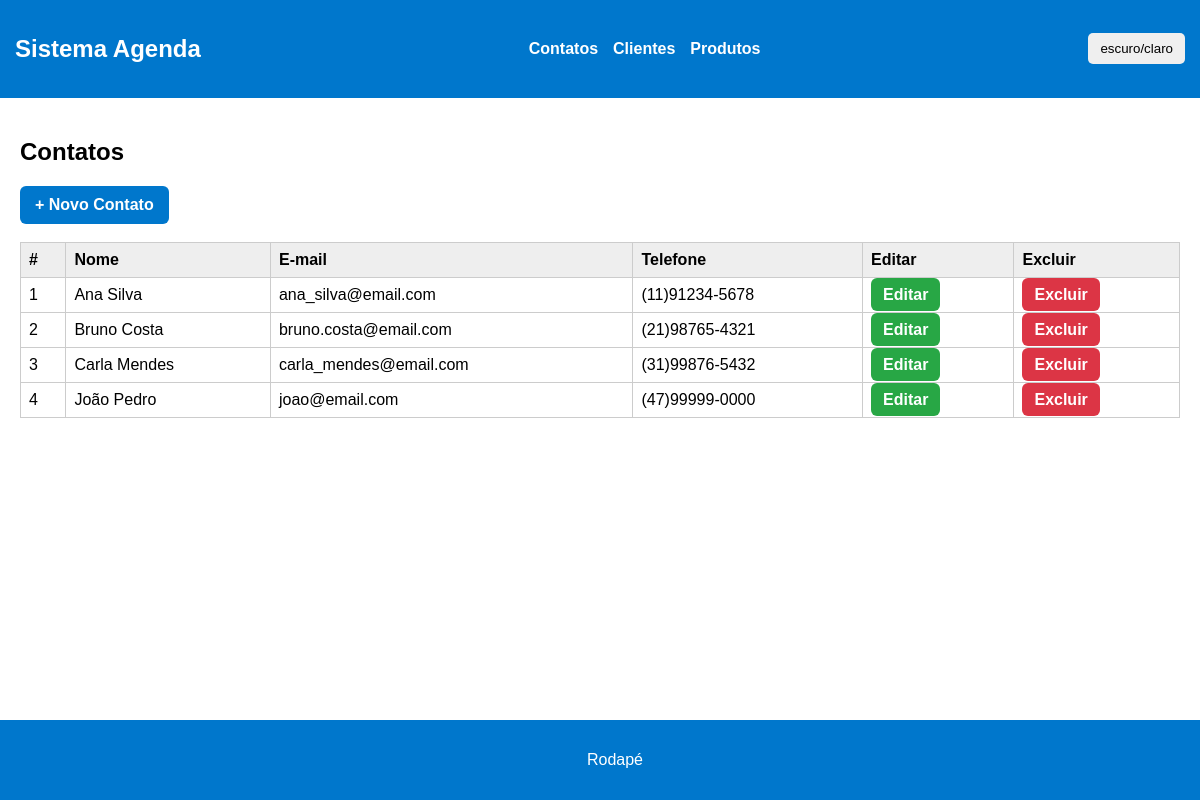
The page / on the database its author committed.
### tables this page shows
CREATE TABLE contatos (
    id INT AUTO_INCREMENT PRIMARY KEY,
    nome VARCHAR(100),
    email VARCHAR(100),
    telefone VARCHAR(14),
    created_at TIMESTAMP DEFAULT CURRENT_TIMESTAMP
);

### models/ContatoModel.php (called while the page is built, shortened)
<?php
class ContatoModel {
    public static function findAll(
        PDO $pdo
    ): array {
        $stmt = $pdo->query(
            "SELECT * FROM contatos
             ORDER BY nome"
        );
        return $stmt->fetchAll();
    }
}

### views/contatos/lista.php (the view)
<h2>Contatos</h2>
<a href="?pagina=form" class="btn-novo">
    + Novo Contato
</a>
<br><br>
<table>
<tr>
    <th>#</th>
    <th>Nome</th>
    <th>E-mail</th>
    <th>Telefone</th>
    <th>Editar</th>
    <th>Excluir</th>
</tr>
<?php foreach ($contatos as $contato): ?>
<tr>
    <td>
        <?= $contato['id'] ?>
    </td>
    <td>
        <?= $contato['nome'] ?>
    </td>
    <td>
        <?= $contato['email'] ?>
    </td>
    <td>
        <?= $contato['telefone'] ?>
    </td>
    <td>
        <a
            class="btn-editar"
            href="editar_contato.php?id=<?= $contato['id'] ?>"
        >
            Editar
        </a>
    </td>
    <td>
        <a
            class="btn-excluir"
            href="excluir_contato.php?id=<?= $contato['id'] ?>"
        >
            Excluir
        </a>
    </td>
</tr>
<?php endforeach; ?>
</table>

### views/cabecalho.php (shortened to what this page needs)
<!DOCTYPE html>
<html lang="pt-BR">
<head>
</head>
<body>
<nav>
    <h2>Sistema Agenda</h2>
    <div class="menu-links">
        <a href="index.php">Contatos</a>
        <a href="clientes.php">Clientes</a>
        <a href="produtos.php">Produtos</a>
    </div>
    <button onclick="alternarModo()">
        escuro/claro
    </button>
</nav>
<div class="container">

### index.php (shortened to what this page needs)
<?php
$pdo = require 'config/database.php';
require 'models/ContatoModel.php';
$pagina = $_GET['pagina'] ?? 'lista';
include 'views/cabecalho.php';
switch ($pagina) {
    default:
        $contatos =
            ContatoModel::findAll($pdo);
        include
            'views/contatos/lista.php';
}
?>
</div>
<footer>
    <p>Rodapé</p>
</footer>
</body>
</html>

### views/cabecalho.php (style rules this page uses)
body { font-family: Arial, sans-serif; margin: 0; background-color: white; color: black; transition: 0.3s; }
nav { background-color: #0077cc; color: white; padding: 15px; display: flex; justify-content: space-between; align-items: center; }
nav button { padding: 8px 12px; border: none; cursor: pointer; border-radius: 5px; }
.container { padding: 20px; }
table { border-collapse: collapse; width: 100%; background-color: white; }
th, td { border: 1px solid #ccc; padding: 8px; text-align: left; }
th { background-color: #eee; }
.btn-novo { display: inline-block; background-color: #0077cc; color: white; padding: 10px 15px; text-decoration: none; border-radius: 6px; font-weight: bold; transition: 0.3s; }
.btn-editar, .btn-excluir { padding: 8px 12px; border-radius: 6px; text-decoration: none; color: white; font-weight: bold; transition: 0.3s; }
.btn-editar { background-color: #28a745; }
.btn-excluir { background-color: #dc3545; }
.menu-links { display: flex; gap: 15px; align-items: center; }
.menu-links a { color: white; text-decoration: none; font-weight: bold; transition: 0.3s; }
footer { position: fixed; bottom: 0; left: 0; width: 100%; background-color: #0077cc; color: white; text-align: center; padding: 15px; }

### rows shown on the page
contatos: id "1", nome "Ana Silva", email "ana_silva@email.com", telefone "(11)91234-5678"
contatos: id "2", nome "Bruno Costa", email "bruno.costa@email.com", telefone "(21)98765-4321"
contatos: id "3", nome "Carla Mendes", email "carla_mendes@email.com", telefone "(31)99876-5432"
contatos: id "4", nome "João Pedro", email "joao@email.com", telefone "(47)99999-0000"
